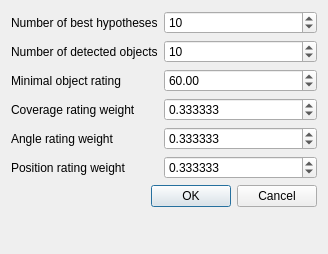
<?xml version="1.0" encoding="UTF-8"?>
<ui version="4.0">
 <class>HaffConfigDialog</class>
 <widget class="QDialog" name="HaffConfigDialog">
  <property name="geometry">
   <rect>
    <x>0</x>
    <y>0</y>
    <width>328</width>
    <height>254</height>
   </rect>
  </property>
  <property name="windowTitle">
   <string>Dialog</string>
  </property>
  <layout class="QFormLayout" name="formLayout">
   <item row="0" column="0">
    <widget class="QLabel" name="labelHypotheses">
     <property name="text">
      <string>Number of best hypotheses</string>
     </property>
    </widget>
   </item>
   <item row="4" column="0">
    <widget class="QLabel" name="labelRating">
     <property name="text">
      <string>Minimal object rating</string>
     </property>
    </widget>
   </item>
   <item row="6" column="0">
    <widget class="QLabel" name="labelCover">
     <property name="text">
      <string>Coverage rating weight</string>
     </property>
    </widget>
   </item>
   <item row="8" column="0">
    <widget class="QLabel" name="labelAngle">
     <property name="text">
      <string>Angle rating weight</string>
     </property>
    </widget>
   </item>
   <item row="10" column="0">
    <widget class="QLabel" name="labelPosition">
     <property name="text">
      <string>Position rating weight</string>
     </property>
    </widget>
   </item>
   <item row="10" column="1">
    <widget class="QDoubleSpinBox" name="positionWeight">
     <property name="decimals">
      <number>6</number>
     </property>
     <property name="minimum">
      <double>0.000000000000000</double>
     </property>
     <property name="singleStep">
      <double>0.010000000000000</double>
     </property>
     <property name="value">
      <double>0.333333000000000</double>
     </property>
    </widget>
   </item>
   <item row="12" column="0" colspan="2">
    <widget class="QDialogButtonBox" name="buttonBox">
     <property name="orientation">
      <enum>Qt::Horizontal</enum>
     </property>
     <property name="standardButtons">
      <set>QDialogButtonBox::Cancel|QDialogButtonBox::Ok</set>
     </property>
    </widget>
   </item>
   <item row="8" column="1">
    <widget class="QDoubleSpinBox" name="angleWeight">
     <property name="decimals">
      <number>6</number>
     </property>
     <property name="minimum">
      <double>0.000000000000000</double>
     </property>
     <property name="singleStep">
      <double>0.010000000000000</double>
     </property>
     <property name="value">
      <double>0.333333000000000</double>
     </property>
    </widget>
   </item>
   <item row="6" column="1">
    <widget class="QDoubleSpinBox" name="coverWeight">
     <property name="decimals">
      <number>6</number>
     </property>
     <property name="minimum">
      <double>0.000000000000000</double>
     </property>
     <property name="singleStep">
      <double>0.010000000000000</double>
     </property>
     <property name="value">
      <double>0.333333000000000</double>
     </property>
    </widget>
   </item>
   <item row="4" column="1">
    <widget class="QDoubleSpinBox" name="minimalObjectRating">
     <property name="maximum">
      <double>100.000000000000000</double>
     </property>
     <property name="singleStep">
      <double>0.500000000000000</double>
     </property>
     <property name="value">
      <double>60.000000000000000</double>
     </property>
    </widget>
   </item>
   <item row="0" column="1">
    <widget class="QSpinBox" name="numberOfBestHypotheses">
     <property name="minimum">
      <number>1</number>
     </property>
     <property name="maximum">
      <number>999</number>
     </property>
     <property name="value">
      <number>10</number>
     </property>
    </widget>
   </item>
   <item row="1" column="1">
    <widget class="QSpinBox" name="numberOfDetectedObjects">
     <property name="minimum">
      <number>1</number>
     </property>
     <property name="maximum">
      <number>999</number>
     </property>
     <property name="value">
      <number>10</number>
     </property>
    </widget>
   </item>
   <item row="1" column="0">
    <widget class="QLabel" name="labelObjects">
     <property name="text">
      <string>Number of detected objects</string>
     </property>
    </widget>
   </item>
  </layout>
 </widget>
 <resources/>
 <connections>
  <connection>
   <sender>buttonBox</sender>
   <signal>accepted()</signal>
   <receiver>HaffConfigDialog</receiver>
   <slot>accept()</slot>
   <hints>
    <hint type="sourcelabel">
     <x>248</x>
     <y>254</y>
    </hint>
    <hint type="destinationlabel">
     <x>157</x>
     <y>274</y>
    </hint>
   </hints>
  </connection>
  <connection>
   <sender>buttonBox</sender>
   <signal>rejected()</signal>
   <receiver>HaffConfigDialog</receiver>
   <slot>reject()</slot>
   <hints>
    <hint type="sourcelabel">
     <x>316</x>
     <y>260</y>
    </hint>
    <hint type="destinationlabel">
     <x>286</x>
     <y>274</y>
    </hint>
   </hints>
  </connection>
 </connections>
</ui>
